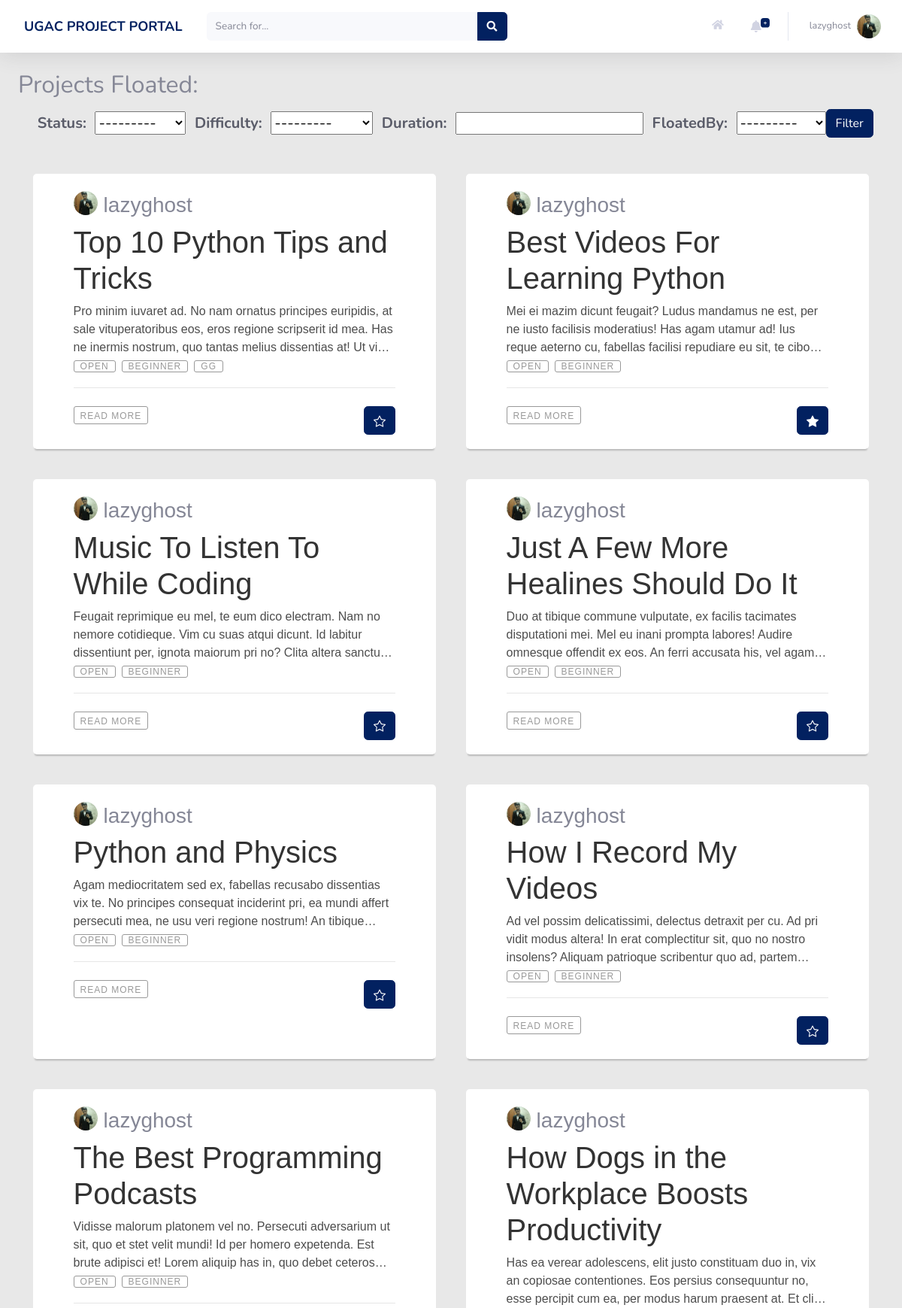
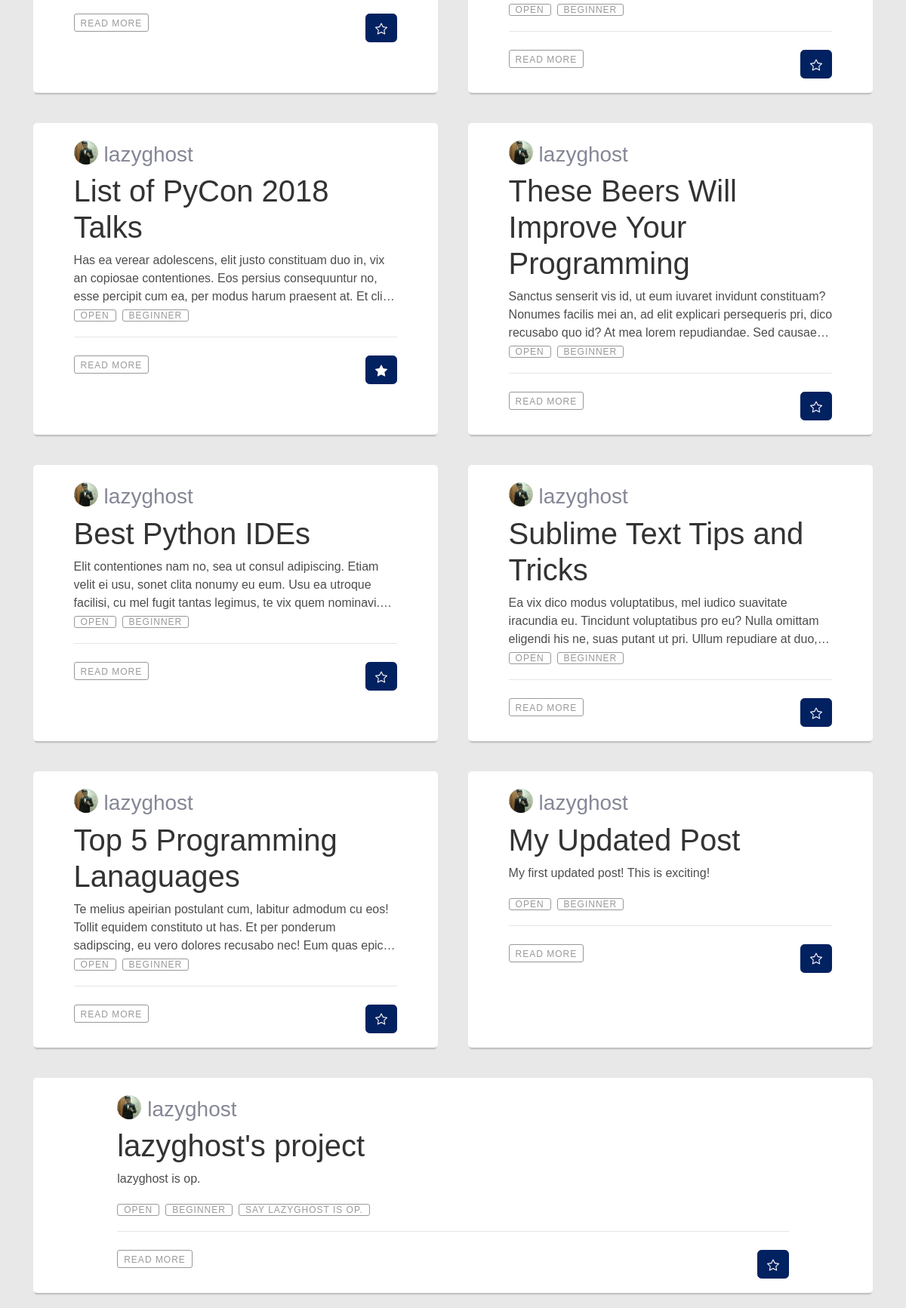
/profile/projects/floated (signed in), run on the app's committed database (2 pictures, top to bottom).
### users/models.py (models this page shows, shortened)
class Profile(models.Model):
    user = models.OneToOneField(User, on_delete=models.CASCADE)
    image = models.ImageField(default = 'default.jpg', upload_to='profile_pics', blank=True)
    rollno = models.CharField(max_length=10)
    year = models.CharField(max_length=30, choices = YEAR_CHOICES)
    branch = models.CharField(max_length=30, choices = BRANCH_CHOICES)
    techskills = models.TextField()
    starred_projects = models.ManyToManyField(Project, related_name='starred_projects', blank = True)
    cv = models.FileField(blank = True, upload_to='resumes')

### home/models.py (models this page shows, shortened)
class Project(models.Model):
    Title = models.CharField(max_length=30)
    Description = models.TextField()
    FloatedBy = models.ForeignKey(User, on_delete=models.CASCADE)
    Mentors = models.ManyToManyField(User, related_name='Mentors', blank = True)
    Status = models.CharField(max_length=10, choices=STATUS_CHOICES, default='Open')
    OpenedFor = models.CharField(max_length=300)
    Difficulty = models.CharField(max_length=15, choices=DIFFICULTY_CHOICES, default='Beginner')
    PreRequisite = models.TextField()
    Duration = models.CharField(max_length=30)
    DatePosted = models.DateTimeField(default = timezone.now)
    SelectionCriteria = models.TextField()
    MailNotification = models.CharField(max_length=5, choices=NOTIFICATION_CHOICES,default='On')
    ApplyRequest = models.ManyToManyField(User, related_name='ApplyRequest', blank = True)
    AlreadyApplied = models.ManyToManyField(User, related_name='AlreadyApplied', blank = True)

### users/views.py (the view)
# urls.py: path('projects/floated', views.projects_floated, name = 'projects-floated'),
def projects_floated(request):
    all_project_list = Project.objects.all().filter(FloatedBy = request.user).order_by('-DatePosted')
    myFilter = ProjectFilter(request.GET,queryset=all_project_list)
    filtered_projects= myFilter.qs
    user_starred_projects_id = []
    for project in (filtered_projects and request.user.profile.starred_projects.all()):
        user_starred_projects_id.append(project.id)
    context = {
        'title': 'Projects Floated',
        'projects': filtered_projects,
        'myFilter': myFilter,
        'user_starred_projects_id' : user_starred_projects_id,
    }
    return render(request, 'users/profile_floated.html', context)

### users/templates/users/profile_floated.html (shortened to what this page needs)
{% extends 'users/profile.html' %}
{% load crispy_forms_tags %}
{% block profile %}
<div>
	<div class="project_cards">
		<h2>Projects Floated:</h2>
        <form method="get"
              class="form-inline justify-content-lg-center h5 mb-0 font-weight-bold text-gray-800 "
              style="width: 100%;">
            {{ myFilter.form }}
            <button class="btn btn-primary" type="Submit">Filter</button>
        </form>
		<br>
		<div style="display: flex; flex-wrap: wrap;">
			{% for project in projects %}
			<div class="blog-container" style="flex: 1 0 45%; margin: 20px;">
				<div class="blog-header" style="display: flex; flex-wrap: wrap;">
					<div class="blog-author--no-cover"
						style="background:url('{{project.FloatedBy.profile.image.url}}');background-size: cover; border-radius: 50%; display: inline-block;height: 32px;margin-right: 0.5rem;position: relative;top: 8px;width: 32px; ">
					</div>
					<span style="flex: 1 0 45%; ">
						<h3 style="margin-top: 10px;">{{project.FloatedBy}}</h3>
					</span>
				</div>
				<div class="blog-body">
					<div class="blog-title">
						<h1><a href="{% url 'project' project.id %}">{{ project.Title }}</a></h1>
					</div>
					<div class="blog-summary demo-2">
						<p>{{project.Description}}</p>
					</div>
					<div class="blog-tags">
						<ul>
							<li><a href="#">{{project.Status}}</a></li>
							<li><a href="#">{{project.Difficulty}}</a></li>
							{% if project.PreRequisite %}
							<li><a href="#">{{project.PreRequisite}}</a></li>
							{% endif %}
						</ul>
					</div>
				</div>
				<div class="blog-footer">
					<br>
					<ul>
						<li class="published-date"><a href="{% url 'project' project.id %}">Read More</a></li>
						<li>
							{% if project.id not in user_starred_projects_id %}
							<a href=""><button
								class="btn btn-primary btn-user btn-block" style="width:100%;"></button></a>
							{% else %}
							<a href=""><button
								class="btn btn-primary btn-user btn-block" style="width:100%;"></button></a>
							{% endif %}
						</li>
					</ul>
				</div>
			</div>
			{% endfor %}
		</div>
</div>
{% endblock profile %}

### home/templates/home/base.html (shortened to what this page needs)
{% load static %}
<!DOCTYPE html>
<html lang="en">
	<head>
		<link rel="stylesheet" type="text/css" href="{% static 'home/style.css' %}">
		<link rel="stylesheet" href="https://pro.fontawesome.com/releases/v5.10.0/css/all.css"/>
	</head>
	<body>
    <body id="page-top">
        <div id="wrapper">
            <div id="content-wrapper" class="d-flex flex-column">
                <div id="content" style="background-color: #E8E8E8;">
                    <nav class="navbar navbar-expand navbar-light bg-white topbar mb-4 static-top shadow">
                    <div class="sidebar-brand-text mx-3" style="color: #022160; font-size: large; font-weight: bold">  UGAC PROJECT PORTAL     </div>
                        <form method = "POST" action = "{{request.get_full_path}}"
                            class="d-none d-sm-inline-block form-inline mr-auto ml-md-3 my-2 my-md-0 mw-100 navbar-search">
                            <div class="input-group">
                                <input type="text" class="form-control bg-light border-0 small" placeholder="Search for..."
                                    aria-label="Search" aria-describedby="basic-addon2" name="search" >
                                <div class="input-group-append">
                                    <button class="btn btn-primary" type="submit">
                                        <i class="fas fa-search fa-sm"></i>
                                    </button>
                                </div>
                            </div>
                        </form>
                        <ul class="navbar-nav ml-auto">
                            <a class="nav-link" href="{% url 'home' %}" role="button" style="margin-top: 13px;">
                                    <i class="fas fa-home fa-fw fa-sm mr-2 text-gray-400"></i>
                            </a>
                            <li class="nav-item dropdown no-arrow mx-1">
                                <a class="nav-link dropdown-toggle" href="#" id="alertsDropdown" role="button"
                                    data-toggle="dropdown" aria-haspopup="true" aria-expanded="false">
                                    <i class="fas fa-bell fa-fw"></i>
                                    <span class="badge badge-danger badge-counter">
                                        {% if notifications.count != '0' %}
                                            {{notifications.count}}+
                                        {% endif %}
                                    </span>
                                </a>
                            </li>
                            <li class="nav-item dropdown no-arrow">
                                <a class="nav-link dropdown-toggle" href="#" id="userDropdown" role="button"
                                    data-toggle="dropdown" aria-haspopup="true" aria-expanded="false">
                                    <span class="mr-2 d-none d-lg-inline text-gray-600 small">{{user.username}}</span>
                                    <img class="img-profile rounded-circle"
                                        src="{{user.profile.image.url}}">
                                </a>
                            </li>
                        </ul>
                    </nav>
                    <div class="container-fluid">
		{% block content %}{% endblock content %}
	</div>
</div>
</div>
</div>
	</body>
</html>

### users/templates/users/profile.html (style rules this page uses)
.blog-container { background: #fff; border-radius: 5px; box-shadow: rgba(0, 0, 0, 0.2) 0 4px 2px -2px; font-family: "adelle-sans", sans-serif; font-weight: 100; margin: 48px auto; width: 20rem; padding-top: 15px; }
@media screen and (min-width: 480px) { .blog-container { width: 28rem; } }
@media screen and (min-width: 767px) { .blog-container { width: 40rem; } }
@media screen and (min-width: 959px) { .blog-container { width: 50rem; } }
.blog-container a { color: #4d4dff; text-decoration: none; transition: 0.25s ease; }
.blog-author, .blog-author--no-cover { margin: 0 auto; padding-top: 0.125rem; width: 80%; }
.blog-body { margin: 0 auto; width: 80%; }
.blog-header { margin: 0 auto; width: 80%; }
.blog-title h1 a { color: #333; font-weight: 100; }
.blog-summary p { color: #4d4d4d; }
.blog-tags ul { display: flex; flex-direction: row; flex-wrap: wrap; list-style: none; padding-left: 0; }
.blog-tags li+li { margin-left: 0.5rem; }
.blog-tags a { border: 1px solid #999999; border-radius: 3px; color: #999999; font-size: 0.75rem; height: 1.5rem; line-height: 1.5rem; letter-spacing: 1px; padding: 0 0.5rem; text-align: center; text-transform: uppercase; white-space: nowrap; width: 5rem; }
.blog-footer { border-top: 1px solid #e6e6e6; margin: 0 auto; padding-bottom: 0.125rem; width: 80%; }
.blog-footer ul { list-style: none; display: flex; flex: row wrap; justify-content: flex-end; padding-left: 0; }
.blog-footer li:first-child { margin-right: auto; }
.blog-footer li+li { margin-left: 0.5rem; }
.blog-footer li { color: #999999; font-size: 0.75rem; height: 1.5rem; letter-spacing: 1px; line-height: 1.5rem; text-align: center; text-transform: uppercase; position: relative; white-space: nowrap; }
.blog-footer li a { color: #999999; }
.published-date { border: 1px solid #999999; border-radius: 3px; padding: 0 0.5rem; }
.demo-2 { display: -webkit-box; overflow: hidden; -webkit-line-clamp: 3; -webkit-box-orient: vertical; }

### data on the page
Project: FloatedBy.profile.image (picture), FloatedBy "lazyghost", Title "Top 10 Python Tips and Tricks", Description "Pro minim iuvaret ad. No nam ornatus principes euripidis, at sale vituperatoribus eos, eros regione scripserit id mea. Has ne inermis nostrum, quo tantas melius dissentias at! Ut…", Status "OPEN", Difficulty "BEGINNER", PreRequisite "GG"
Project: FloatedBy.profile.image (picture), FloatedBy "lazyghost", Title "Best Videos For Learning Python", Description "Mei ei mazim dicunt feugait? Ludus mandamus ne est, per ne iusto facilisis moderatius! Has agam utamur ad! Ius reque aeterno cu, fabellas facilisi repudiare eu sit, te…", Status "OPEN", Difficulty "BEGINNER"
Project: FloatedBy.profile.image (picture), FloatedBy "lazyghost", Title "Music To Listen To While Coding", Description "Feugait reprimique eu mel, te eum dico electram. Nam no nemore cotidieque. Vim cu suas atqui dicunt. Id labitur dissentiunt per, ignota maiorum pri no? Clita altera…", Status "OPEN", Difficulty "BEGINNER"
Project: FloatedBy.profile.image (picture), FloatedBy "lazyghost", Title "Just A Few More Healines Should Do It", Description "Duo at tibique commune vulputate, ex facilis tacimates disputationi mei. Mel eu inani prompta labores! Audire omnesque offendit ex eos. An ferri accusata his, vel…", Status "OPEN", Difficulty "BEGINNER"
Project: FloatedBy.profile.image (picture), FloatedBy "lazyghost", Title "Python and Physics", Description "Agam mediocritatem sed ex, fabellas recusabo dissentias vix te. No principes consequat inciderint pri, ea mundi affert persecuti mea, ne usu veri regione nostrum! An…", Status "OPEN", Difficulty "BEGINNER"
Project: FloatedBy.profile.image (picture), FloatedBy "lazyghost", Title "How I Record My Videos", Description "Ad vel possim delicatissimi, delectus detraxit per cu. Ad pri vidit modus altera! In erat complectitur sit, quo no nostro insolens? Aliquam patrioque scribentur quo ad,…", Status "OPEN", Difficulty "BEGINNER"
Project: FloatedBy.profile.image (picture), FloatedBy "lazyghost", Title "The Best Programming Podcasts", Description "Vidisse malorum platonem vel no. Persecuti adversarium ut sit, quo et stet velit mundi! Id per homero expetenda. Est brute adipisci et! Lorem aliquip has in, quo debet…", Status "OPEN", Difficulty "BEGINNER"
Project: FloatedBy.profile.image (picture), FloatedBy "lazyghost", Title "How Dogs in the Workplace Boosts Productivity", Description "Has ea verear adolescens, elit justo constituam duo in, vix an copiosae contentiones. Eos persius consequuntur no, esse percipit cum ea, per modus harum praesent at. Et…", Status "OPEN", Difficulty "BEGINNER"
Project: FloatedBy.profile.image (picture), FloatedBy "lazyghost", Title "List of PyCon 2018 Talks", Description "Has ea verear adolescens, elit justo constituam duo in, vix an copiosae contentiones. Eos persius consequuntur no, esse percipit cum ea, per modus harum praesent at. Et…", Status "OPEN", Difficulty "BEGINNER"
Project: FloatedBy.profile.image (picture), FloatedBy "lazyghost", Title "These Beers Will Improve Your Programming", Description "Sanctus senserit vis id, ut eum iuvaret invidunt constituam? Nonumes facilis mei an, ad elit explicari persequeris pri, dico recusabo quo id? At mea lorem repudiandae. Sed…", Status "OPEN", Difficulty "BEGINNER"
Project: FloatedBy.profile.image (picture), FloatedBy "lazyghost", Title "Best Python IDEs", Description "Elit contentiones nam no, sea ut consul adipiscing. Etiam velit ei usu, sonet clita nonumy eu eum. Usu ea utroque facilisi, cu mel fugit tantas legimus, te vix quem…", Status "OPEN", Difficulty "BEGINNER"
Project: FloatedBy.profile.image (picture), FloatedBy "lazyghost", Title "Sublime Text Tips and Tricks", Description "Ea vix dico modus voluptatibus, mel iudico suavitate iracundia eu. Tincidunt voluptatibus pro eu? Nulla omittam eligendi his ne, suas putant ut pri. Ullum repudiare at duo,…", Status "OPEN", Difficulty "BEGINNER"
Project: FloatedBy.profile.image (picture), FloatedBy "lazyghost", Title "Top 5 Programming Lanaguages", Description "Te melius apeirian postulant cum, labitur admodum cu eos! Tollit equidem constituto ut has. Et per ponderum sadipscing, eu vero dolores recusabo nec! Eum quas…", Status "OPEN", Difficulty "BEGINNER"
Project: FloatedBy.profile.image (picture), FloatedBy "lazyghost", Title "My Updated Post", Description "My first updated post! This is exciting!", Status "OPEN", Difficulty "BEGINNER"
Project: FloatedBy.profile.image (picture), FloatedBy "lazyghost", Title "lazyghost's project", Description "lazyghost is op.", Status "OPEN", Difficulty "BEGINNER", PreRequisite "SAY LAZYGHOST IS OP."

### other printed values
{{ user.username }} "lazyghost"
